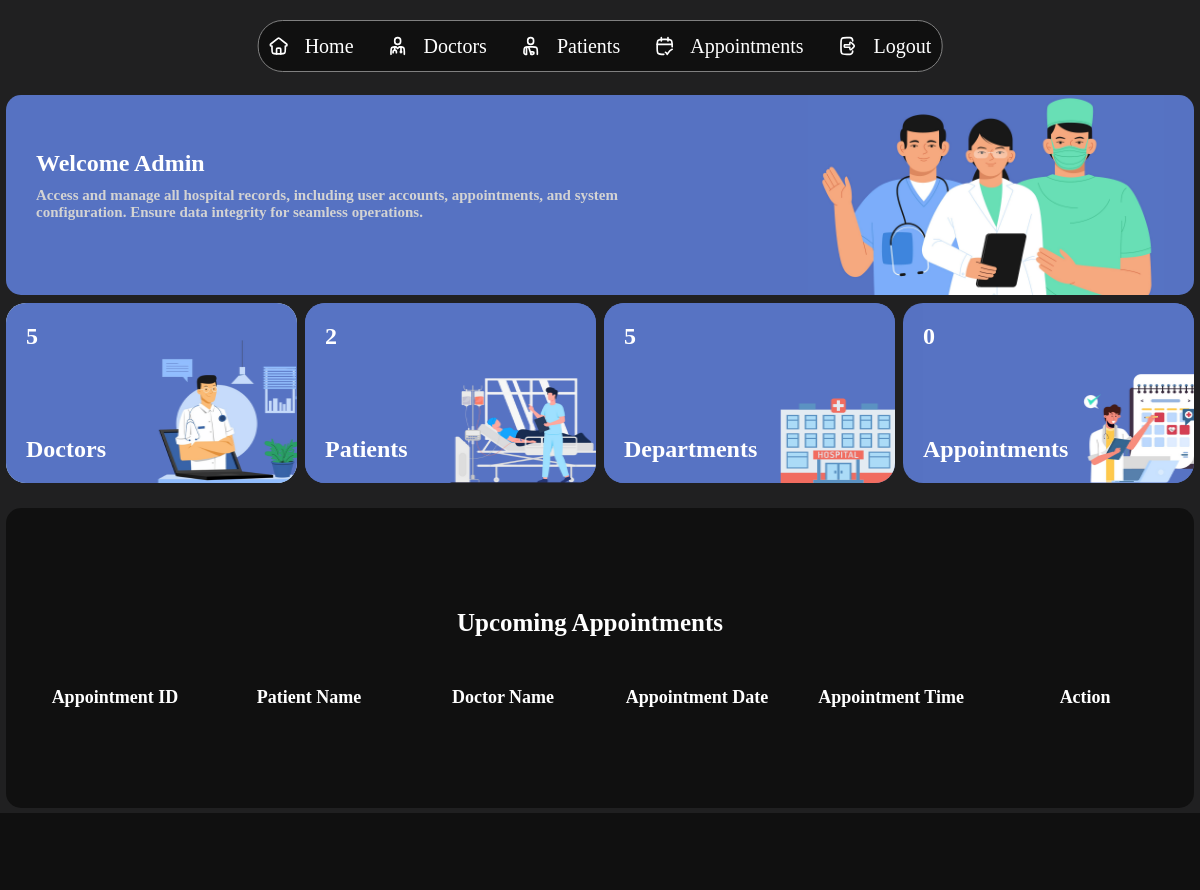
Before: /admin_dashboard with the older database file.
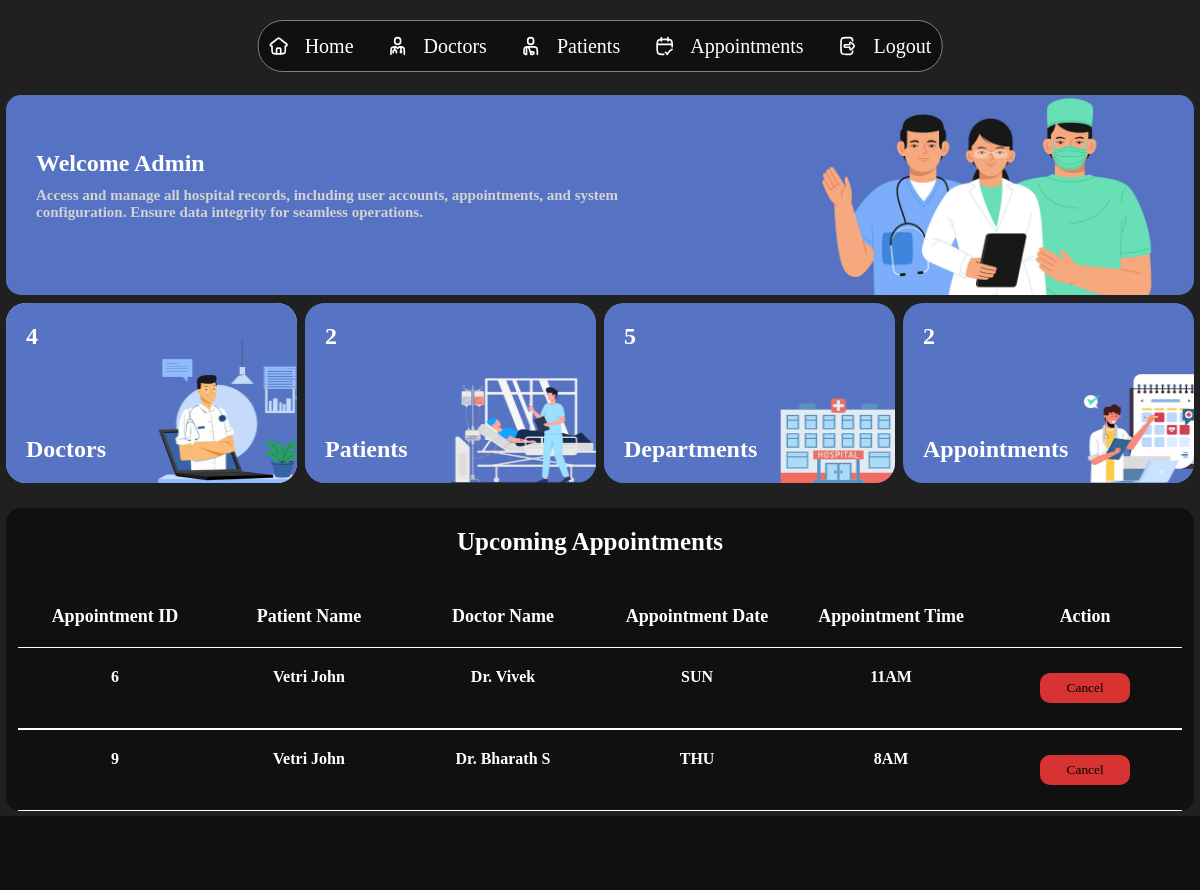
After: the same page with the newer database file.
### tables this page shows
CREATE TABLE APPOINTMENTS(
                APPOINTMENT_ID INTEGER PRIMARY KEY AUTOINCREMENT,
                PATIENT_ID INTEGER,
                PATIENT_NAME TEXT,
                DOC_ID INTEGER,
                DOC_NAME TEXT,
                APPOINTMENT_DATE DATE,
                APPOINTMENT_TIME TIME,
                STATUS TEXT,
                FOREIGN KEY (PATIENT_ID) REFERENCES PATIENTS (PATIENT_ID),
                FOREIGN KEY (PATIENT_NAME) REFERENCES PATIENTS (PATIENT_NAME),
                FOREIGN KEY (DOC_ID) REFERENCES DOCTORS (DOC_ID),
                FOREIGN KEY (DOC_NAME) REFERENCES DOCTORS (DOC_NAME),
                UNIQUE (DOC_ID, APPOINTMENT_DATE, APPOINTMENT_TIME));

### app.py (the view)
@app.route('/admin_dashboard')
def admin_dashboard():
    doctor,user,dept,pat,app=count()
    con = sqlite3.connect(database)
    cur = con.cursor()
    cur.execute("SELECT APPOINTMENT_ID, PATIENT_NAME, DOC_NAME, APPOINTMENT_DATE, APPOINTMENT_TIME FROM APPOINTMENTS WHERE STATUS='Booked'")
    appdata=cur.fetchall()
    return render_template("admin/dashboard.html",doctor=doctor,user=user,dept=dept,pat=pat,app=app,appdata=appdata)

### app.py (called while the page is built)
def count():
    con=sqlite3.connect(database)
    cur=con.cursor()
    cur.execute('SELECT COUNT(*)FROM DOCTORS')
    doccount=cur.fetchone()[0]
    cur.execute('SELECT COUNT(*)FROM USERS')
    usercount=cur.fetchone()[0]
    cur.execute('SELECT COUNT(*)FROM DEPARTMENTS')
    deptcount=cur.fetchone()[0]
    cur.execute('SELECT COUNT(*)FROM PATIENTS')
    patcount=cur.fetchone()[0]
    cur.execute("SELECT COUNT(*)FROM APPOINTMENTS WHERE STATUS='Booked'")
    appcount=cur.fetchone()[0]
    con.close()
    return doccount, usercount, deptcount, patcount,appcount

### Templates/admin/dashboard.html (shortened to what this page needs)
<!DOCTYPE html>
<html lang="en">
<head>
    <link rel="stylesheet" href="{{ url_for('static', filename='css/admindash.css') }}">
</head>
<body>
    <div class="navbar">
            <div class="icon">
                <img src="{{ url_for('static',filename='icons/home.svg')}}" alt="">
                <a href="/admin_dashboard">Home</a>
            </div>
            <div class="icon">
                <img src="{{ url_for('static',filename='icons/doc.svg')}}" alt="">
                <a href="/doctor_list">Doctors</a>
            </div>
            <div class="icon">
                <img src="{{ url_for('static',filename='icons/patient.svg')}}" alt="">
                <a href="/patient_list">Patients</a>
            </div>
            <div class="icon">
                <img src="{{ url_for('static',filename='icons/app.svg')}}" alt="">
                <a href="/appointment_list">Appointments</a>
            </div>
            <div class="icon">
                <img src="{{ url_for('static',filename='icons/logout.svg')}}" alt="">
                <a href="/">Logout</a>
            </div>
    </div>
    <section class="main">
        <div class="view">
            <div class="welcome">
                <div class="text">
                    <h1>Welcome Admin</h1>
                    <h2>Access and manage all hospital records, including user accounts, appointments, and system<br>configuration. Ensure data integrity for seamless operations.</h2>
                </div>
                <img src="{{ url_for('static',filename='images/docbg.jpg')}}" alt="">
            </div>
            <div class="boxes">
                <div class="box" style="background-color: #d7f3fe;">
                    <h1>{{doctor}}</h1>
                    <h2>Doctors</h2>
                    <img src="{{ url_for('static',filename='images/doctor.png')}}" alt="">
                </div>
                <div class="box">
                    <h1>{{pat}}</h1>
                    <h2>Patients</h2>
                    <img src="{{ url_for('static',filename='images/patient.png')}}" alt="">
                </div>
                <div class="box">
                    <h1>{{dept}}</h1>
                    <h2>Departments</h2>
                    <img src="{{ url_for('static',filename='images/dept.png')}}" alt="">
                </div>
                <div class="box">
                    <h1>{{app}}</h1>
                    <h2>Appointments</h2>
                    <img src="{{ url_for('static',filename='images/appointment.png')}}" style="padding-left: 20px;" alt="">
                </div>
            </div>
            <div class="appointments">
                <h1 id="hmm" style="margin-bottom: 20px;">Upcoming Appointments</h1>
                <div class="titlee">
                    <div class="app">
                        <h1>Appointment ID</h1>
                    </div>
                    <div class="patient">
                        <h1>Patient Name</h1>
                    </div>
                    <div class="doc">
                        <h1>Doctor Name</h1>
                    </div>
                    <div class="appdate">
                        <h1>Appointment Date</h1>
                    </div>
                    <div class="appt">
                        <h1>Appointment Time</h1>
                    </div>
                    <div class="stat">
                        <h1>Action</h1>
                    </div>
                </div>
                {% for i in appdata %}
                <div class="title">
                    <div class="app">
                        <h1>{{i[0]}}</h1>
                    </div>
                    <div class="patient">
                        <h1>{{i[1]}}</h1>
                    </div>
                    <div class="doc">
                        <h1>{{i[2]}}</h1>
                    </div>
                    <div class="appdate">
                        <h1>{{i[3]}}</h1>
                    </div>
                    <div class="appt">
                        <h1>{{i[4]}}</h1>
                    </div>
                    <div class="stat" style="display: flex; align-items: center; justify-content: center;">
                        <form action="{{url_for('cancelapp',app_id=i[0])}}" method="post">
                            <button type="submit" style="background-color: rgb(216, 51, 51);">Cancel</button>
                        </form>
                    </div>
                </div>
                {% endfor %}
            </div>
        </div>
    </section>
</body>
</html>

### Static/css/admindash.css (style rules this page uses)
* { margin: 0; padding: 0; }
body { background-color: #202021; }
.main { width: 100%; min-height: 100vh; background-color: #101010; margin-top: 90px; }
.navbar { width: auto; height: 50px; background-color: #101010; border-radius: 25px; border: 1px solid grey; position: fixed; display: flex; align-items: center; justify-content: space-evenly; top: 20px; left: 50%; transform: translate(-50%); z-index: 99999; gap: 1.5em; padding-left: 5px; padding-right: 5px; }
.navbar h1, a { color: white; font-family: 'sfpror'; font-size: 20px; text-decoration: none; }
.icon { display: flex; align-items: center; gap: 1em; height: 40px; border-radius: 25px; padding-left: 5px; padding-right: 5px; cursor: pointer; }
.icon img { width: 20px; }
.view { width:100%; background-color: #202021; overflow-y: scroll; overflow-x: hidden; scrollbar-width: none; display: flex; align-items: center; flex-direction: column; font-family: 'sfpror'; }
.welcome { width: 99%; margin-top: 5px; height: 200px; overflow: hidden; background-color: #5672c2; border-radius: 15px; display: flex; justify-content: space-between; align-items: center; }
.text { width: 700px; }
.welcome img { width: 30%; padding-right:30px ; }
.welcome h1 { color: white; font-family: 'sfprob'; padding-left: 30px; }
.welcome h2 { font-family: 'sfpror'; color: rgb(211, 211, 211); font-size: 15px; padding-top: 10px; padding-left: 30px; }
.boxes { width: 99%; display: flex; justify-content: space-between; margin-top: 8px; gap: 0.5em; }
.boxes > div { flex:1; }
.boxes h1,h2 { color: white; font-family: 'sfpror'; padding: 20px; z-index: 99999; }
.box { height: 180px; background-color: #f55a00; background-color: #5672c2; border-radius: 20px; display: flex; flex-direction: column; justify-content: space-between; overflow: hidden; position: relative; }
.box img { position: absolute; width: 100%; height: 100%; }
.appointments { width: 99%; min-height: 300px; background-color: #f55a00; background-color: #101010; margin-top: 25px; border-radius: 15px; margin-bottom: 5px; display: flex; flex-direction: column; justify-content: center; align-items: center; }
.appointments h1 { color: white; font-family: 'sfprob'; font-size: 25px; }
#hmm { color: white; font-family: 'sfprob'; font-size: 25px; padding-right: 20px; padding-top: 20px; }
.titlee { width: 98%; display: flex; justify-content: space-between; padding-bottom: 20px; }
.titlee > div { flex: 1; text-align: center; }
.titlee h1 { font-family: 'sfpror'; font-size: 18px; color:white; padding-top: 30px; }
.title { width: 98%; height: auto; display: flex; justify-content: space-between; border-top: 1px solid white; border-bottom: 1px solid white; cursor: pointer; height: 80px; }
.title > div { flex: 1; text-align: center; }
.title h1 { font-family: 'sfpror'; font-size: 16px; color:white; padding-top: 20px; padding-bottom: 20px; }
button { width: 90px; height: 30px; cursor: pointer; border-radius: 10px; border: none; font-family: 'sfpror'; }

Changed rows visible on the page:
added APPOINTMENTS: APPOINTMENT_ID "6", PATIENT_NAME "Vetri John", DOC_NAME "Dr. Vivek", APPOINTMENT_DATE "SUN", APPOINTMENT_TIME "11AM"
added APPOINTMENTS: APPOINTMENT_ID "9", PATIENT_NAME "Vetri John", DOC_NAME "Dr. Bharath S", APPOINTMENT_DATE "THU", APPOINTMENT_TIME "8AM"
Other visible differences:
{{ doctor }}: "5" → "4"
{{ app }}: "0" → "2"
